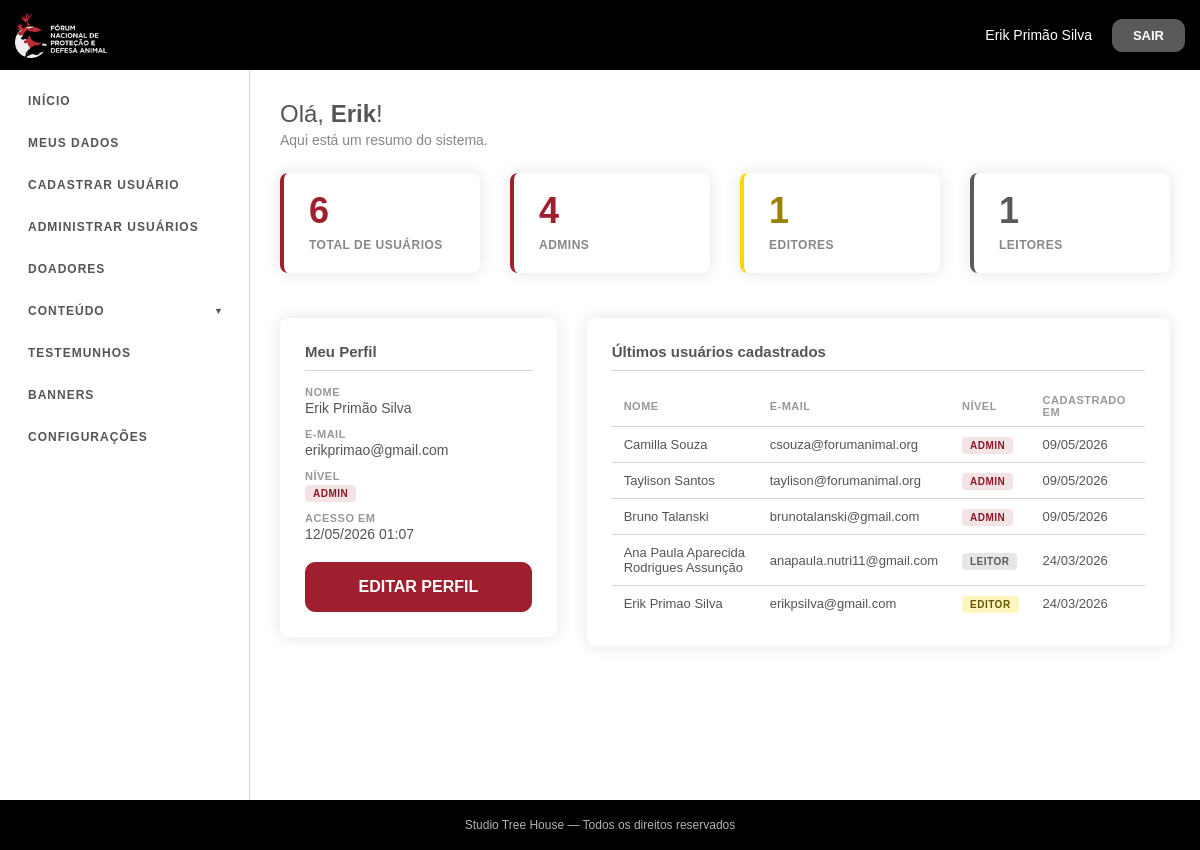
/admin/pages/inicio/index.php (signed in), run on the app's committed database.
### tables this page shows
CREATE TABLE `admin_usuarios` (
  `id` int(11) NOT NULL,
  `nome_completo` varchar(150) NOT NULL,
  `email` varchar(150) NOT NULL,
  `cpf` varchar(11) NOT NULL,
  `nivel_acesso` enum('admin','editor','leitor') NOT NULL DEFAULT 'leitor',
  `senha` varchar(255) NOT NULL,
  `created_at` timestamp NOT NULL DEFAULT current_timestamp(),
  `updated_at` timestamp NOT NULL DEFAULT current_timestamp() ON UPDATE current_timestamp()
);

### admin/pages/inicio/index.php (the view, shortened to what this page needs)
<?php
$pdo = getDbConnection();
$stmt  = $pdo->query("SELECT nivel_acesso, COUNT(*) as total FROM admin_usuarios GROUP BY nivel_acesso");
$niveis = ['admin' => 0, 'editor' => 0, 'leitor' => 0];
$totalUsuarios = 0;
foreach ($stmt->fetchAll() as $row) {
    $niveis[$row['nivel_acesso']] = $row['total'];
    $totalUsuarios += $row['total'];
}
$recentes = $pdo->query("SELECT nome_completo, email, nivel_acesso, created_at FROM admin_usuarios ORDER BY created_at DESC LIMIT 5")->fetchAll();
?>
<!DOCTYPE html>
<html>
<head>
<?php include ROOT . '/admin/includes/assets.php'; ?>
</head>
<body>
<?php include ROOT . '/admin/includes/header/header.php'; ?>
<div class="adminLayout">
    <?php include ROOT . '/admin/includes/sidebar/sidebar.php'; ?>
    <main class="adminLayout__content">
        <section class="adminInicio">
            <div class="row adminInicio__header">
                <div class="col-md-12">
                    <h2>Olá, <span><?= htmlspecialchars(explode(' ', $_SESSION['usuario']['nome_completo'])[0]) ?></span>!</h2>
                    <p>Aqui está um resumo do sistema.</p>
                </div>
            </div>
            <div class="row adminInicio__stats">
                <div class="col-md-3 col-6">
                    <div class="dashCard dashCard--total">
                        <span class="dashCard__number"><?= $totalUsuarios ?></span>
                        <span class="dashCard__label">Total de Usuários</span>
                    </div>
                </div>
                <div class="col-md-3 col-6">
                    <div class="dashCard dashCard--admin">
                        <span class="dashCard__number"><?= $niveis['admin'] ?></span>
                        <span class="dashCard__label">Admins</span>
                    </div>
                </div>
                <div class="col-md-3 col-6">
                    <div class="dashCard dashCard--editor">
                        <span class="dashCard__number"><?= $niveis['editor'] ?></span>
                        <span class="dashCard__label">Editores</span>
                    </div>
                </div>
                <div class="col-md-3 col-6">
                    <div class="dashCard dashCard--leitor">
                        <span class="dashCard__number"><?= $niveis['leitor'] ?></span>
                        <span class="dashCard__label">Leitores</span>
                    </div>
                </div>
            </div>
            <div class="row">
                <div class="col-md-4">
                    <div class="dashPerfil">
                        <h4 class="dashPerfil__title">Meu Perfil</h4>
                        <ul class="dashPerfil__list">
                            <li class="dashPerfil__item">
                                <span class="dashPerfil__key">Nome</span>
                                <span class="dashPerfil__val"><?= htmlspecialchars($_SESSION['usuario']['nome_completo']) ?></span>
                            </li>
                            <li class="dashPerfil__item">
                                <span class="dashPerfil__key">E-mail</span>
                                <span class="dashPerfil__val"><?= htmlspecialchars($_SESSION['usuario']['email']) ?></span>
                            </li>
                            <li class="dashPerfil__item">
                                <span class="dashPerfil__key">Nível</span>
                                <span class="dashPerfil__val">
                                    <span class="nivelBadge nivelBadge--<?= $_SESSION['usuario']['nivel_acesso'] ?>">
                                        <?= strtoupper($_SESSION['usuario']['nivel_acesso']) ?>
                                    </span>
                                </span>
                            </li>
                            <li class="dashPerfil__item">
                                <span class="dashPerfil__key">Acesso em</span>
                                <span class="dashPerfil__val"><?= date('d/m/Y H:i') ?></span>
                            </li>
                        </ul>
                        <a href="<?= BASE_URL ?>/admin/meusdados" class="btn btn--primary dashPerfil__btn">Editar perfil</a>
                    </div>
                </div>
                <div class="col-md-8">
                    <div class="dashRecentes">
                        <h4 class="dashRecentes__title">Últimos usuários cadastrados</h4>
                        <table class="dashTable">
                            <thead>
                                <tr>
                                    <th>Nome</th>
                                    <th>E-mail</th>
                                    <th>Nível</th>
                                    <th>Cadastrado em</th>
                                </tr>
                            </thead>
                            <tbody>
                                <?php foreach ($recentes as $u): ?>
                                <tr>
                                    <td><?= htmlspecialchars($u['nome_completo']) ?></td>
                                    <td><?= htmlspecialchars($u['email']) ?></td>
                                    <td>
                                        <span class="nivelBadge nivelBadge--<?= $u['nivel_acesso'] ?>">
                                            <?= strtoupper($u['nivel_acesso']) ?>
                                        </span>
                                    </td>
                                    <td><?= date('d/m/Y', strtotime($u['created_at'])) ?></td>
                                </tr>
                                <?php endforeach; ?>
                            </tbody>
                        </table>
                    </div>
                </div>
            </div>
        </section>
    </main>
</div>
<?php include ROOT . '/admin/includes/footer/footer.php'; ?>
</body>
</html>

### admin/styles/brand-override.css (style rules this page uses)
.btn--primary { background: #a01f2e; border-color: #a01f2e; }
.dashCard--total { border-left-color: #a01f2e; }
.dashCard--total .dashCard__number { color: #a01f2e; }
.dashCard--admin { border-left-color: #a01f2e; }
.dashCard--admin .dashCard__number { color: #a01f2e; }
.nivelBadge--admin { background: rgba(160,31,46,.12); color: #871a27; }

### data on the page
admin_usuarios: nome_completo "Camilla Souza", email "csouza@forumanimal.org", nivel_acesso "ADMIN", created_at "09/05/2026"
admin_usuarios: nome_completo "Taylison Santos", email "taylison@forumanimal.org", nivel_acesso "ADMIN", created_at "09/05/2026"
admin_usuarios: nome_completo "Bruno Talanski", email "brunotalanski@gmail.com", nivel_acesso "ADMIN", created_at "09/05/2026"
admin_usuarios: nome_completo "Ana Paula Aparecida Rodrigues Assunção", email "anapaula.nutri11@gmail.com", nivel_acesso "LEITOR", created_at "24/03/2026"
admin_usuarios: nome_completo "Erik Primao Silva", email "erikpsilva@gmail.com", nivel_acesso "EDITOR", created_at "24/03/2026"

### other printed values
$_SESSION['usuario']['nome_completo'] "Erik Primão Silva"
explode(' ', $_SESSION['usuario']['nome_completo'])[0] "Erik"
$totalUsuarios "6"
$niveis['admin'] "4"
$niveis['editor'] "1"
$niveis['leitor'] "1"
$_SESSION['usuario']['email'] "erikprimao@gmail.com"
$_SESSION['usuario']['nivel_acesso'] "ADMIN"
